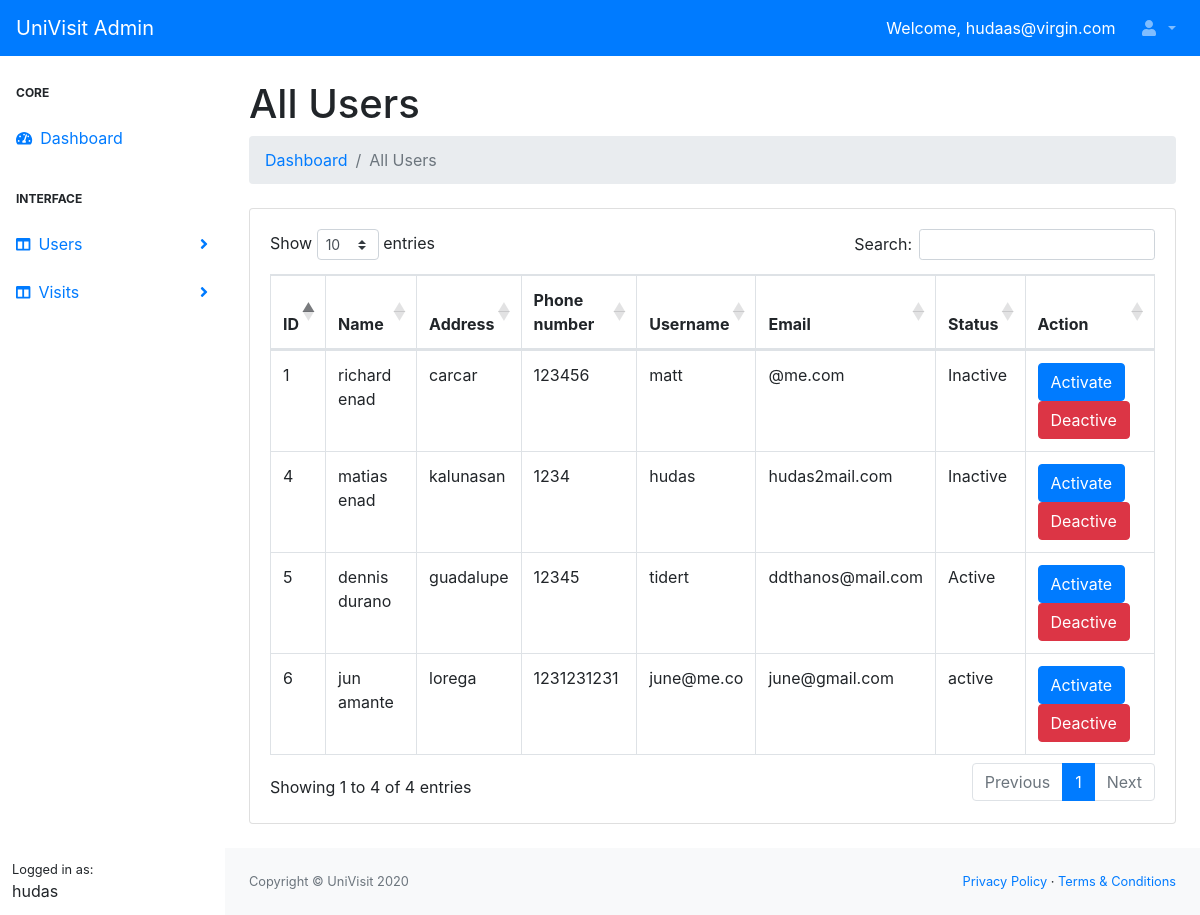
Screenshot of /dist/users.php (signed in) with the database file from the repository.
### tables this page shows
CREATE TABLE `user` (
  `id` int(11) NOT NULL,
  `user_fname` varchar(10) DEFAULT NULL,
  `user_lname` varchar(10) DEFAULT NULL,
  `user_address` varchar(20) DEFAULT NULL,
  `user_contact` varchar(10) DEFAULT NULL,
  `user_uname` varchar(10) DEFAULT NULL,
  `user_email` varchar(50) DEFAULT NULL,
  `user_password` varchar(50) DEFAULT NULL,
  `user_photo` text DEFAULT NULL,
  `user_status` varchar(20) DEFAULT NULL
);

### dist/users.php (the view, shortened to what this page needs)
<!DOCTYPE html>
<html lang="en">
<head>
    <link href="css/styles.css" rel="stylesheet" />
    <link href="https://cdn.datatables.net/1.10.20/css/dataTables.bootstrap4.min.css" rel="stylesheet" />
</head>
<body>
    <?php
        $mysqli = new mysqli('localhost','root','','univisit') or die(mysqli_error($mysqli));
        $result = $mysqli->query("CALL `getAllUsers`();") or die(mysqli_error($mysqli));
    ?>
    <nav class="sb-topnav navbar navbar-expand navbar-dark bg-primary">
        <a class="navbar-brand" href="dashboard.php?id=<?php echo $_SESSION['id'];?>">UniVisit Admin</a>
            <button class="btn btn-link btn-sm order-1 order-lg-0" id="sidebarToggle" href="#"></button>
        <form class="d-none d-md-inline-block form-inline ml-auto mr-0 mr-md-3 my-2 my-md-0">
            <a class="text-white">Welcome, <?php echo $_SESSION['admin_email'];?></a>
        </form>
        <ul class="navbar-nav ml-auto ml-md-0">
            <li class="nav-item dropdown">
                <a class="nav-link dropdown-toggle" id="userDropdown" href="#" role="button" data-toggle="dropdown" aria-haspopup="true" aria-expanded="false"><i class="fas fa-user fa-fw"></i>
                </a>
            </li>
        </ul>
    </nav>
    <div id="layoutSidenav">
        <div id="layoutSidenav_nav">
            <nav class="sb-sidenav accordion sb-sidenav-primary" id="sidenavAccordion">
                <div class="sb-sidenav-menu">
                    <div class="nav">
                        <div class="sb-sidenav-menu-heading">
                        Core</div>
                        <a class="nav-link" href="dashboard.php?id=<?php echo $_SESSION['id'];?>"><div class="sb-nav-link-icon">
                            <i class="fas fa-tachometer-alt"></i></div>
                        Dashboard</a>
                        <div class="sb-sidenav-menu-heading">
                        Interface</div>
                        <a class="nav-link collapsed" href="#" data-toggle="collapse" data-target="#usersCollapse" aria-expanded="false" aria-controls="visitsCollapse">
                            <div class="sb-nav-link-icon"><i class="fas fa-columns"></i></div>
                        Users
                        <div class="sb-sidenav-collapse-arrow"><i class="fas fa-angle-down"></i></div>
                        </a>
                        <a class="nav-link collapsed" href="#" data-toggle="collapse" data-target="#visitsCollapse" aria-expanded="false" aria-controls="visitsCollapse">
                            <div class="sb-nav-link-icon"><i class="fas fa-columns"></i></div>
                        Visits
                        <div class="sb-sidenav-collapse-arrow"><i class="fas fa-angle-down"></i></div>
                        </a>
                        <div class="sb-sidenav-menu-heading"></div>
                    </div>
                </div>
                <div class="sb-sidenav-footer">
                    <div class="small">Logged in as:</div>
                    <?php echo $_SESSION['admin_name'];?>
                </div>
            </nav>
        </div>
        <div id="layoutSidenav_content">
            <main>
                <div class="container-fluid">
                    <h1 class="mt-4">All Users</h1>
                    <ol class="breadcrumb mb-4">
                        <li class="breadcrumb-item"><a href="dashboard.php?id=<?php echo $_SESSION['id']?>">Dashboard</a></li>
                        <li class="breadcrumb-item active">All Users</li>
                    </ol>
                    <div class="card mb-4">
                        <div class="card-body">
                            <div class="table-responsive">
                                <table class="table table-bordered"
                                id="dataTable" width="100%" cellspacing="0">
                                    <thead>
                                        <tr>
                                            <th>ID</th>
                                            <th>Name</th>
                                            <th>Address</th>
                                            <th>Phone number</th>
                                            <th>Username</th>
                                            <th>Email</th>
                                            <th>Status</th>
                                            <th>Action</th>
                                        </tr>
                                    </thead>
                                    <tbody>
                                    <?php
                                        while($row = $result->fetch_assoc()){ ?>
                                        <tr>
                                            <td><?php echo $row['id']; ?></td>
                                            <td>
                                                <?php echo $row['user_fname']; ?>
                                                <?php echo $row['user_lname']; ?>
                                            </td>
                                            <td><?php echo $row['user_address']; ?></td>
                                            <td><?php echo $row['user_contact']; ?></td>
                                            <td><?php echo $row['user_uname']; ?></td>
                                            <td><?php echo $row['user_email']; ?></td>
                                            <td><?php echo $row['user_status']; ?></td>
                                            <td>
                                            <form action="../process.php" method="POST">
                                                <button class="btn btn-primary" name="activateUser">Activate</button>
                                                <button class="btn btn-danger" name="deactivateUser">Deactive</button>
                                            </form>
                                            </td>
                                        </tr>
                                        <?php
                                            }
                                        ?>
                                    </tbody>
                                </table>
                            </div>
                        </div>
                    </div>
                </div>
            </main>
            <footer class="py-4 bg-light mt-auto">
                <div class="container-fluid">
                    <div class="d-flex align-items-center justify-content-between small">
                        <div class="text-muted">Copyright &copy; UniVisit 2020</div>
                        <div>
                            <a href="#">Privacy Policy</a>
                            &middot;
                            <a href="#">Terms &amp; Conditions</a>
                        </div>
                    </div>
                </div>
            </footer>
            </div>
        </div>
</body>
</html>

### rows the page displays
user: id "1", user_fname "richard", user_lname "enad", user_address "carcar", user_contact "123456", user_uname "matt", user_email "@me.com", user_status "Inactive"
user: id "4", user_fname "matias", user_lname "enad", user_address "kalunasan", user_contact "1234", user_uname "hudas", user_email "hudas2mail.com", user_status "Inactive"
user: id "5", user_fname "dennis", user_lname "durano", user_address "guadalupe", user_contact "12345", user_uname "tidert", user_email "ddthanos@mail.com", user_status "Active"
user: id "6", user_fname "jun", user_lname "amante", user_address "lorega", user_contact "1231231231", user_uname "june@me.co", user_email "june@gmail.com", user_status "active"

### other values shown
$_SESSION['admin_email'] "hudaas@virgin.com"
$_SESSION['admin_name'] "hudas"
